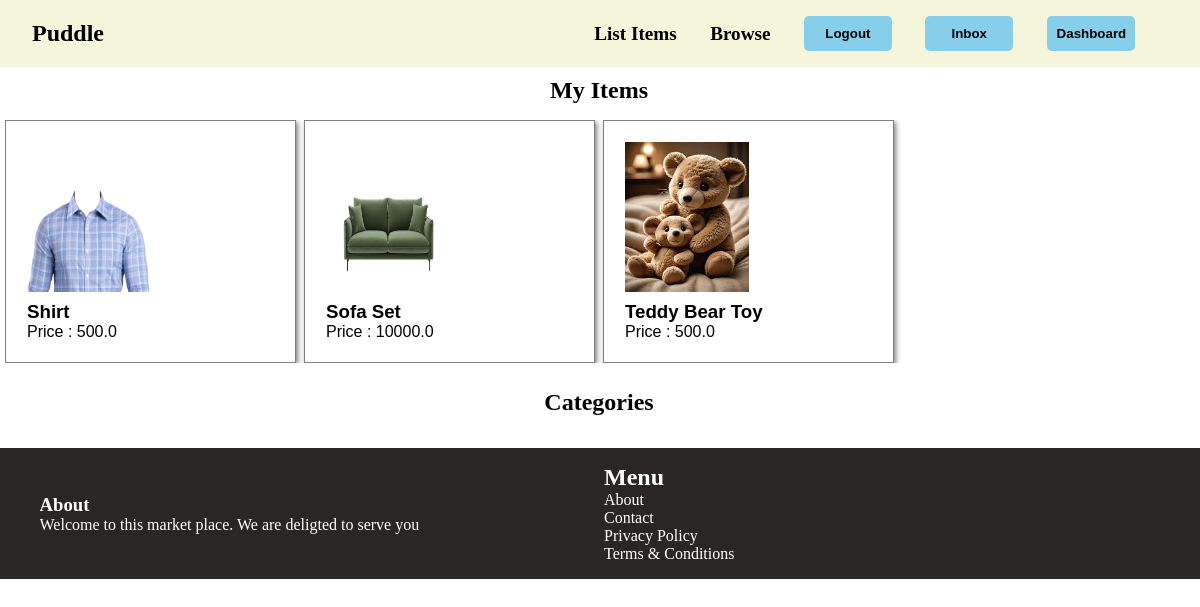
Page /dashboard/ (signed in) on the committed database.
### items/models.py (models this page shows, shortened)
class Item(models.Model):
    Category = models.ForeignKey(Category, related_name='items',on_delete=models.CASCADE)
    name = models.CharField(max_length=255)
    description = models.TextField(blank=True,null=True)
    price = models.FloatField()
    image = models.ImageField(upload_to='items_image',blank=True,null=True)
    is_sold = models.BooleanField(default=False)
    created_by = models.ForeignKey(User,related_name ='items',on_delete=models.CASCADE)
    created_at = models.DateTimeField(auto_now_add = True)
    class Meta:
        ordering = ('name',)

### dashboard/views.py (the view)
# urls.py: path('',views.index,name='index')
@login_required
def index(request):
    item = Item.objects.filter(created_by = request.user)
    return render(request,'dashboard/index.html',{
        'items':item
    })

### dashboard/templates/dashboard/index.html (shortened to what this page needs)
{% extends 'home/layout.html' %}
{% block body %}
<div class="container">
    <h2>My Items</h2>
    <div class="item_content">
        {% for item in items %}
        <div class="dashboard_detail">
            <a href="{% url 'items:detail' item.id %}">
                <div style="margin: 5px;">
                    <img src="{{item.image.url}}">
                </div>
                <div style="margin: 5px;">
                    <h3>{{item.name|capfirst}}</h3>
                    <p>Price : {{item.price}}</p>
                </div>
            </a>
        </div>
        {% endfor %}
    </div>
</div>
<div class="container">
    <h2>Categories</h2>
</div>
{% endblock %}

### home/static/home/style.css (style rules this page uses)
* { margin: 0; padding: 0; overflow-x: hidden; }
.container h2 { text-align:center; margin: 10px 0px; }
.container { margin-bottom: 1rem; width: 99%; margin-left: 5px; margin-right: 5px; }
.item_content { display: grid; grid-template-columns: repeat(4,1fr); gap: 0.5rem; margin-top: 1rem; }
.item_content img { width: 50%; height:150px; }
.item_content a { text-decoration: none; color: black; font-family: sans-serif; }
.dashboard_detail { background-color: white; padding:1rem; border: 1px solid gray; box-shadow: 2px 2px 5px gray; }

### rows in the picture
Item: image (picture), name "Shirt", price "500.0"
Item: image (picture), name "Sofa Set", price "10000.0"
Item: image (picture), name "Teddy Bear Toy", price "500.0"
